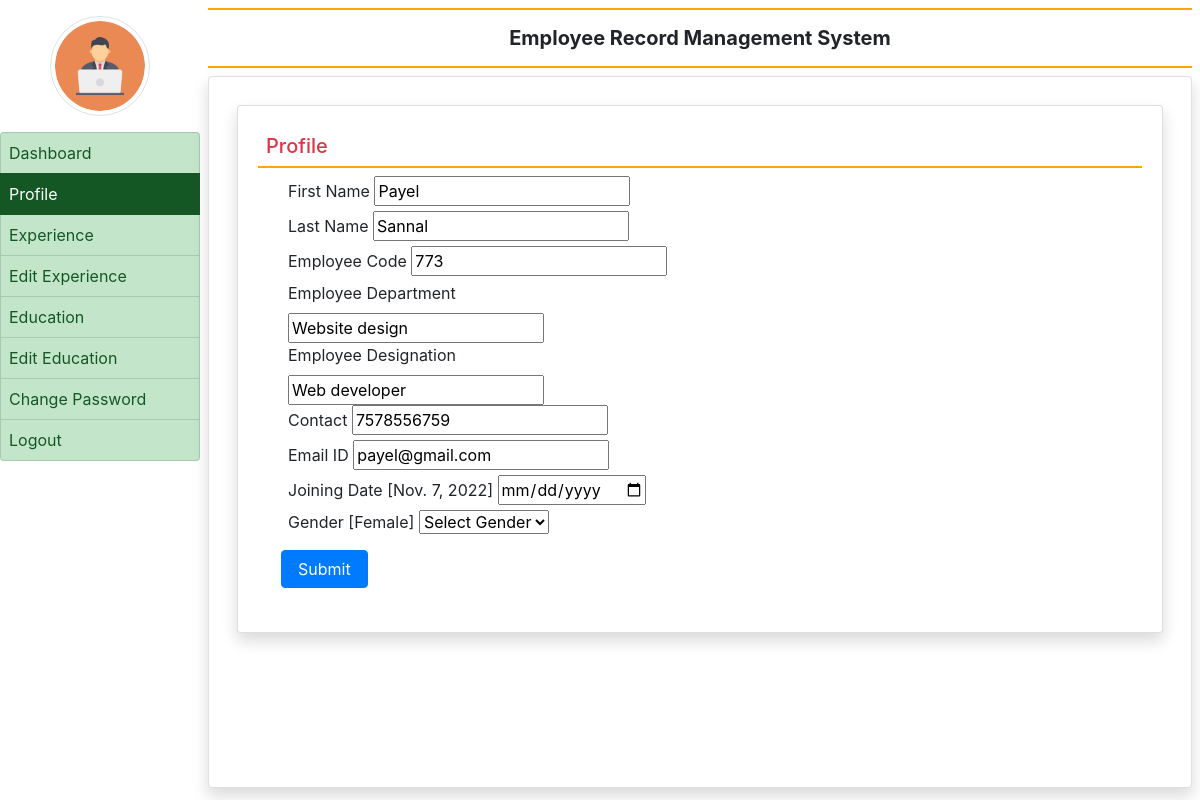
/profile/ (signed in), run on the app's committed database.
### employee/models.py (models this page shows, shortened)
class EmployeeDetail(models.Model):
    user = models.ForeignKey(User,on_delete=models.CASCADE)
    empcode = models.CharField(max_length=50)
    empdept = models.CharField(max_length=100,null=True)
    designation = models.CharField(max_length=100,null=True)
    contact = models.CharField(max_length=15,null=True)
    gender = models.CharField(max_length=50,null=True)
    joiningdate = models.DateField(null=True)

### employee/views.py (the view, shortened to what this page needs)
# urls.py: path('profile/',profile,name='profile'),
def profile(request):
    if not request.user.is_authenticated:
        return redirect('emp_login')
    error = ""
    user = request.user
    employee = EmployeeDetail.objects.get(user=user)
    return render(request,'profile.html',locals())

### employee/templates/profile.html (shortened to what this page needs)
{% extends 'emp_base.html' %}
{% block main %}
<div class="card Shadow m-2">
    <div class="card-body">
        <h5 class="p-2 text-danger" style="border-bottom : 2px solid orange">Profile</h5>
        <div class="container-fluid">
            <form method="post" >
                  <div class="from-row">
                      <div class="col-sm-6">
                          <div class="from-group">
                              <label>First Name</label>
                              <input type="text" name="firstname" class="from-control" placeholder="Enter First Name" pattern="[A-Za-z]+" value="{{employee.user.first_name}}">
                          </div>
                      </div>
                      <div class="col-sm-6">
                          <div class="from-group">
                              <label>Last Name</label>
                              <input type="text" name="lastname" class="from-control" placeholder="Enter Last Name" pattern="[A-Za-z]+" value="{{employee.user.last_name}}">
                          </div>
                      </div>
                       <div class="col-sm-12">
                          <div class="from-group">
                              <label>Employee Code</label>
                              <input type="text" name="empcode" class="from-control" placeholder="Enter Your Employee Code" pattern="[0-9]+" value="{{employee.empcode}}">
                          </div>
                      </div>
                      <div class="col-sm-6">
                          <div class="from-group">
                              <label>Employee Department</label>
                              <input type="text" name="department" class="from-control" placeholder="Department" value="{{employee.empdept}}">
                          </div>
                      </div>
                      <div class="col-sm-6">
                          <div class="from-group">
                              <label>Employee Designation</label>
                              <input type="text" name="designation" class="from-control" placeholder="Designation" value="{{employee.designation}}">
                          </div>
                      </div>
                      <div class="col-sm-6">
                          <div class="from-group">
                              <label>Contact</label>
                              <input type="text" name="contact" class="from-control" placeholder="Contact Number" value="{{employee.contact}}">
                          </div>
                      </div>
                      <div class="col-sm-6">
                          <div class="from-group">
                              <label>Email ID</label>
                              <input type="email" name="emailid" class="from-control" placeholder="Email ID" value="{{employee.user.username}}">
                          </div>
                      </div>
                      <div class="col-sm-6">
                          <div class="from-group">
                              <label>Joining Date [{{employee.joiningdate}}]</label>
                              <input type="date" name="jdate" class="from-control" >
                          </div>
                      </div>
                      <div class="col-sm-6">
                          <div class="from-group">
                              <label>Gender [{{employee.gender}}]</label>
                              <select name="gender" class="from-control">
                                  <option value="None">Select Gender</option>
                              </select>
                          </div>
                      </div>
                  </div>
                  <input type="submit" value="Submit" class="m-2 px-3 btn btn-primary">
            </form>
        </div>
    </div>
</div>
{% endblock  %}

### data on the page
EmployeeDetail: firstname "Payel", lastname "Sannal", empcode "773", department "Website design", designation "Web developer", contact "7578556759", emailid "payel@gmail.com", joiningdate "Nov. 7, 2022", gender "Female"
